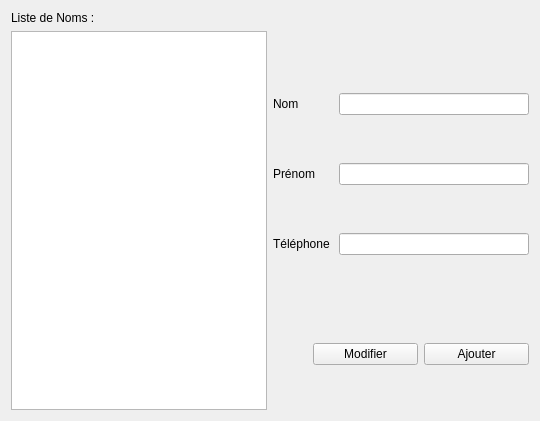
<?xml version="1.0" encoding="UTF-8"?>
<ui version="4.0">
 <class>Form</class>
 <widget class="QWidget" name="Form">
  <property name="geometry">
   <rect>
    <x>0</x>
    <y>0</y>
    <width>540</width>
    <height>421</height>
   </rect>
  </property>
  <property name="windowTitle">
   <string>Form</string>
  </property>
  <layout class="QHBoxLayout" name="horizontalLayout">
   <item>
    <layout class="QVBoxLayout" name="verticalLayout_4">
     <property name="sizeConstraint">
      <enum>QLayout::SetMinimumSize</enum>
     </property>
     <item>
      <widget class="QLabel" name="lNom_2">
       <property name="text">
        <string>Liste de Noms :</string>
       </property>
      </widget>
     </item>
     <item>
      <widget class="QListWidget" name="listNom"/>
     </item>
    </layout>
   </item>
   <item>
    <layout class="QVBoxLayout" name="verticalLayout_3">
     <property name="sizeConstraint">
      <enum>QLayout::SetMaximumSize</enum>
     </property>
     <item>
      <spacer name="verticalSpacer_3">
       <property name="orientation">
        <enum>Qt::Vertical</enum>
       </property>
       <property name="sizeType">
        <enum>QSizePolicy::Minimum</enum>
       </property>
       <property name="sizeHint" stdset="0">
        <size>
         <width>20</width>
         <height>40</height>
        </size>
       </property>
      </spacer>
     </item>
     <item>
      <layout class="QHBoxLayout" name="horizontalLayout_6">
       <item>
        <widget class="QLabel" name="lbNom_2">
         <property name="minimumSize">
          <size>
           <width>60</width>
           <height>0</height>
          </size>
         </property>
         <property name="text">
          <string>Nom</string>
         </property>
        </widget>
       </item>
       <item>
        <widget class="QLineEdit" name="ledNom"/>
       </item>
      </layout>
     </item>
     <item>
      <layout class="QHBoxLayout" name="horizontalLayout_7">
       <item>
        <widget class="QLabel" name="lbPrenom_2">
         <property name="minimumSize">
          <size>
           <width>60</width>
           <height>0</height>
          </size>
         </property>
         <property name="text">
          <string>Prénom</string>
         </property>
        </widget>
       </item>
       <item>
        <widget class="QLineEdit" name="ledPrenom"/>
       </item>
      </layout>
     </item>
     <item>
      <layout class="QHBoxLayout" name="horizontalLayout_8">
       <item>
        <widget class="QLabel" name="lbTel_2">
         <property name="sizePolicy">
          <sizepolicy hsizetype="Preferred" vsizetype="Preferred">
           <horstretch>0</horstretch>
           <verstretch>0</verstretch>
          </sizepolicy>
         </property>
         <property name="minimumSize">
          <size>
           <width>60</width>
           <height>0</height>
          </size>
         </property>
         <property name="text">
          <string>Téléphone</string>
         </property>
        </widget>
       </item>
       <item>
        <widget class="QLineEdit" name="ledTel"/>
       </item>
      </layout>
     </item>
     <item>
      <spacer name="verticalSpacer_4">
       <property name="orientation">
        <enum>Qt::Vertical</enum>
       </property>
       <property name="sizeType">
        <enum>QSizePolicy::Minimum</enum>
       </property>
       <property name="sizeHint" stdset="0">
        <size>
         <width>20</width>
         <height>40</height>
        </size>
       </property>
      </spacer>
     </item>
     <item>
      <layout class="QHBoxLayout" name="horizontalLayout_9">
       <property name="sizeConstraint">
        <enum>QLayout::SetMinimumSize</enum>
       </property>
       <item>
        <spacer name="horizontalSpacer_2">
         <property name="orientation">
          <enum>Qt::Horizontal</enum>
         </property>
         <property name="sizeType">
          <enum>QSizePolicy::Minimum</enum>
         </property>
         <property name="sizeHint" stdset="0">
          <size>
           <width>40</width>
           <height>20</height>
          </size>
         </property>
        </spacer>
       </item>
       <item>
        <widget class="QPushButton" name="pbModif">
         <property name="text">
          <string>Modifier</string>
         </property>
        </widget>
       </item>
       <item>
        <widget class="QPushButton" name="pbAjout">
         <property name="text">
          <string>Ajouter</string>
         </property>
        </widget>
       </item>
      </layout>
     </item>
    </layout>
   </item>
  </layout>
 </widget>
 <resources/>
 <connections/>
</ui>
